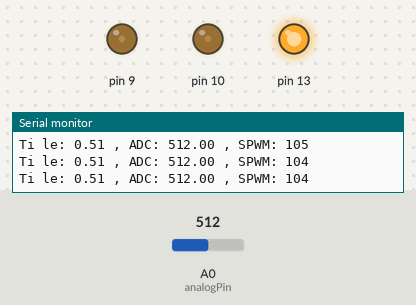
The sketch below on a simulated Arduino Uno, built with avr-gcc and run on an emulated ATmega328P. Parts: output pins drawn as LEDs (lit = HIGH), the last lines printed to the serial monitor. Inputs (shaded band) come from the test bench; at power-on: A0 (analogPin) = 512.

Above: at 1.2 s.
1.3 s: A0 (analogPin) set to 613
At 2.0 s:
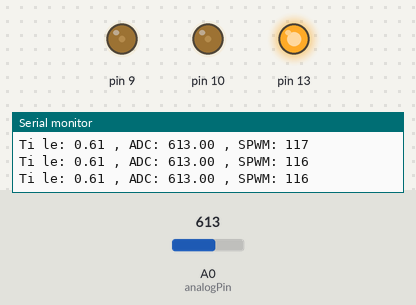
4.3 s: A0 (analogPin) set to 636
At 5.91 s:
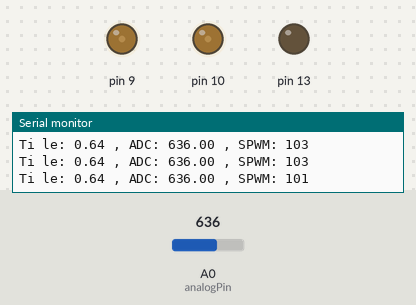
7.3 s: A0 (analogPin) set to 900
At 7.8 s:
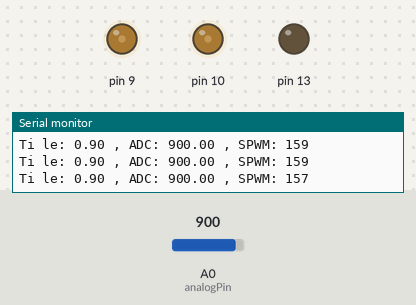
8.8 s: A0 (analogPin) set to 122
At 9.4 s:
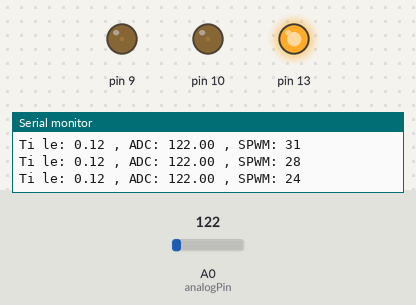
10.3 s: A0 (analogPin) set to 0
At 11.0 s:
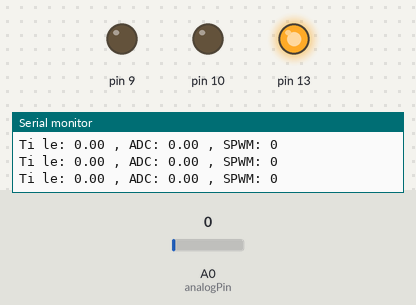
Timing chart, 0 to 12.8 s (numbered marks = the images above; inputs shaded):
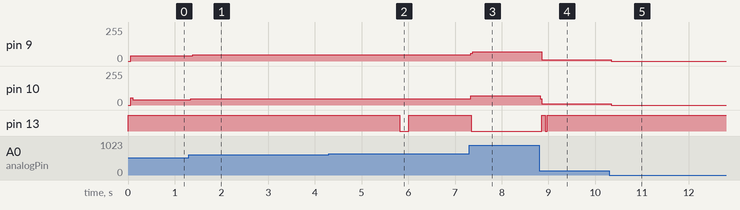

The sketch:

code_chinh.ino
```cpp
int i = 0;
int x = 0;
int OK = 0;
int analogPin = 0;
float val = 0;
float h = 0;
int sinPWM[] = {1, 2, 5, 7, 10, 12, 15, 17, 19, 22, 24, 27, 30, 32, 34, 37, 39, 42,
                44, 47, 49, 52, 54, 57, 59, 61, 64, 66, 69, 71, 73, 76, 78, 80, 83, 85, 88, 90, 92, 94, 97, 99,
                101, 103, 106, 108, 110, 113, 115, 117, 119, 121, 124, 126, 128, 130, 132, 134, 136, 138, 140, 142, 144, 146,
                148, 150, 152, 154, 156, 158, 160, 162, 164, 166, 168, 169, 171, 173, 175, 177, 178, 180, 182, 184, 185, 187, 188, 190, 192, 193,
                195, 196, 198, 199, 201, 202, 204, 205, 207, 208, 209, 211, 212, 213, 215, 216, 217, 219, 220, 221, 222, 223, 224, 225, 226, 227,
                228, 229, 230, 231, 232, 233, 234, 235, 236, 237, 237, 238, 239, 240, 240, 241, 242, 242, 243, 243, 244, 244, 245, 245, 246, 246,
                247, 247, 247, 248, 248, 248, 248, 249, 249, 249, 249, 249, 255, 255, 255, 255, 249, 249, 249, 249, 249, 248,
                248, 248, 248, 247, 247, 247, 246, 246, 245, 245, 244, 244, 243, 243, 242, 242, 241, 240, 240, 239, 238, 237, 237, 236, 235, 234,
                233, 232, 231, 230, 229, 228, 227, 226, 225, 224, 223, 222, 221, 220, 219, 217, 216, 215, 213, 212, 211, 209, 208, 207, 205, 204,
                202, 201, 199, 198, 196, 195, 193, 192, 190, 188, 187, 185, 184, 182, 180, 178, 177, 175, 173, 171, 169, 168, 166, 164, 162, 160,
                158, 156, 154, 152, 150, 148, 146, 144, 142, 140, 138, 136, 134, 132, 130, 128, 126, 124, 121, 119, 117, 115, 113, 110, 108, 106,
                103, 101, 99, 97, 94, 92, 90, 88, 85, 83, 80, 78, 76, 73, 71, 69, 66, 64, 61, 59, 57, 54, 52, 49, 47, 44, 42, 39, 37, 34, 32, 30,
                27, 24, 22, 19, 17, 15, 12, 10, 7, 5, 2, 1
               };
void setup() {
  Serial.begin(9600);
  pinMode(9, OUTPUT);
  pinMode(10, OUTPUT);
  pinMode(13, OUTPUT);
  cli();
  TCCR1A = 0;
  TCCR1B = 0;
  TCNT1 = 0;

  TCCR1A = 0b10100001;
  TCCR1B = 0b00000001;
  TCCR0A = 0b1000010;
  TCCR0B = 0;
  TCNT0 = 0;
  OCR0A = 63;
  TCCR0B = 0b00000010;
  TIMSK0 |= (1 << OCIE0A);
  sei();
}
ISR(TIMER0_COMPA_vect) {
  if (i > 313 && OK == 0) {
    i = 0;
    OK = 1;
  }
  if (i > 313 && OK == 1) {
    i = 0;
    OK = 0;
  }
  x = h * sinPWM[i];
  i = i + 1;
  if (OK == 0) {
    OCR1B = 0;
    OCR1A = x;
  }
  if (OK == 1) {
    OCR1A = 0;
    OCR1B = x;
  }
}
void loop() {
  if (x < 120)
    digitalWrite(13, HIGH);
  else
    digitalWrite(13, LOW);

  val = analogRead(analogPin);
  if (val > 1000)val = 1000;
  h = val / 1000;
  Serial.print("Ti le: ");
  Serial.print(h);
  Serial.print(" , ADC: ");
  Serial.print(val);
  Serial.print(" , SPWM: ");
  Serial.println(x);
}
```

Measured:
- the behaviour switches between 624 and 625 on A0 (analogPin) (found by bisection; images 1 and 2)
- after the input at 1.3 s, pin 9: 40/255 → 46/255 after 0.08 s; pin 10: 39/255 → 47/255 at once
- after the input at 4.3 s, pin 13: HIGH → LOW after 1.5 s, → HIGH 0.20 s later
- after the input at 7.3 s, pin 9: 46/255 → 69/255 at once; pin 10: 47/255 → 68/255 at once
- after the input at 8.8 s, pin 9: 69/255 → 10/255 after 0.06 s; pin 10: 68/255 → 10/255 at once; pin 13: LOW → HIGH after 0.05 s, → LOW 0.08 s later, → HIGH 0.04 s later
- after the input at 10.3 s, pin 9, pin 10: 10/255 → 0/255 at once; pin 13: stays HIGH (without the input it goes to LOW after 1.8 s)
